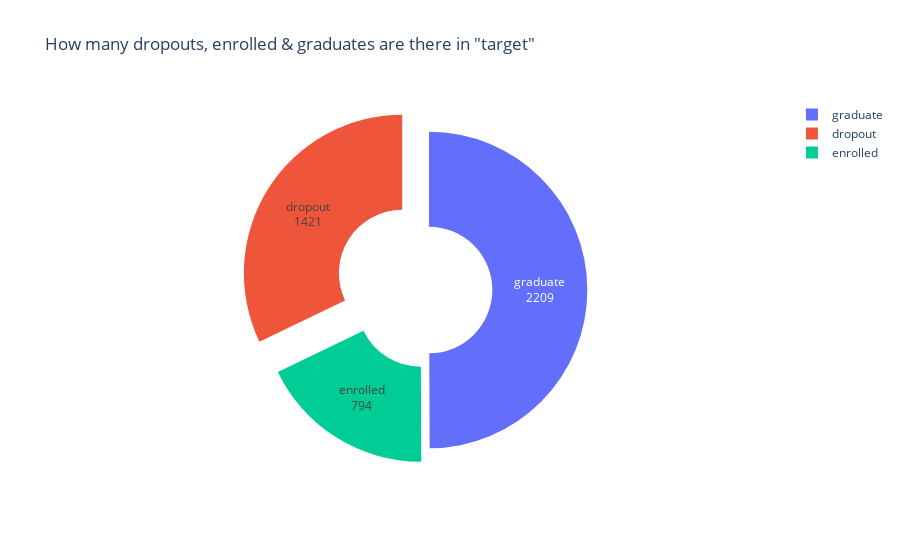

Notebook code cell kept with this figure:
### Code cell
x = data_copy['target'].value_counts().index
y = data_copy['target'].value_counts().values

df = pd.DataFrame({
    'target': x,
    'Count' : y
})

#create pie chart
fig = px.pie(df,
             names ='target', 
             values ='Count',
            title='How many dropouts, enrolled & graduates are there in "target"')

fig.update_traces(labels=['graduate','dropout','enrolled'], hole=0.4,textinfo='value+label', pull=[0,0.2,0.1])
fig.show()

### Figure 1 — Plotly figure (JSON) as saved in the notebook; plotly's stock layout.template omitted (floating-point values rounded to 4 significant figures)
{"data": [{"domain": {"x": [0, 1], "y": [0, 1]}, "hole": 0.4, "hovertemplate": "target=%{label}<br>Count=%{value}<extra></extra>", "labels": ["graduate", "dropout", "enrolled"], "legendgroup": "", "name": "", "pull": [0, 0.2, 0.1], "showlegend": true, "textinfo": "value+label", "type": "pie", "values": [2209, 1421, 794]}], "layout": {"legend": {"tracegroupgap": 0}, "title": {"text": "How many dropouts, enrolled & graduates are there in \"target\""}}}
